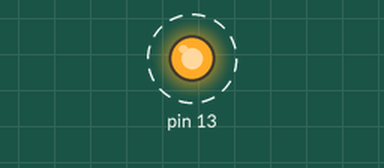
The sketch below on a simulated Arduino Uno, built with avr-gcc and run on an emulated ATmega328P. On the bench: output pins drawn as LEDs (lit = HIGH). Dashed ring = blinking.

Above: at 0.05 s.
Timing chart, 0 to 3.0 s (numbered marks = the images above):
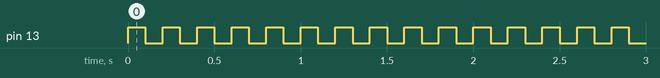

Measured:
- by itself, pin 13: alternates HIGH for 0.10 s and LOW for 0.10 s

The sketch:

arduino_code_for_serial_connections.ino
```cpp
int incomingByte = 0;   // for incoming serial data
int time_between = 100;

constexpr uint8_t n_lights = 10;
uint8_t buffer_array[n_lights];
static constexpr uint8_t startChar = 0; // or '!', or whatever your start character is

void setup() {
    Serial.begin(9600);     // opens serial port, sets data rate to 9600 bps

  // initialize digital pin 13 as an output.
  pinMode(13, OUTPUT);
   for (int i=0; i < 9; i++){
      buffer_array[i] = 100;
   }
}

void loop() {

    digitalWrite(13, HIGH);
    delay(time_between);
    digitalWrite(13, LOW);
    delay(time_between);

    // send data only when you receive data:

    //boolean storeString = false; //This will be our flag to put the data in our buffer
    //int index = 0;  //Initialize our index variable
    getLightLevels( buffer_array, sizeof( buffer_array));
    time_between = buffer_array[1];

}


void getLightLevels(uint8_t* buf, size_t buflen) {
      if (buf == nullptr) { return; }
      if (Serial.available() < (buflen + 1)) { return; }
      bool storeString = false;
      auto index = 0U;
      while(Serial.available() > 0){
        if (index == buflen) { break; }  // Reached the end of the array

        char incomingbyte = Serial.read();
        if(incomingbyte==startChar){
            storeString = true;
            continue;

        }
        if(storeString){
            buf[index++] = incomingbyte - 1;

        }
    }
}


/*
 *

# python code for sending serial

import serial
import time
import struct

ArduinoSerial = serial.Serial('COM14', 9600, parity = serial.PARITY_NONE, stopbits = serial.STOPBITS_ONE, bytesize = serial.EIGHTBITS, timeout=10)

# need to sleep so for serail to start
time.sleep(3)

#ArduinoSerial.write( b"$" )

in_array = [i*14 for i in range(8)]
in_array[1] = 200

def send_array(port, in_arr):
    if not len(in_arr) == 8:
        raise(ValueError("list has length "+ str(len(in_arr))+ "- it should be 8"))
    port.write(struct.pack('>B', 0))
    for i in range(len(in_arr)):
        if int(in_arr[i]) < 0 or int(in_arr[i]) > 255:
            raise(ValueError("invalid level at" + str(i) + " value " + str(int(in_arr[i])) ))
        send_value = int(in_arr[i])
        send_value = send_value + 1 # to avoid hitting 0 start bit
        send_value = min(send_value, 255) # to stop it sending 256 values once incremented
        port.write(struct.pack('>B', send_value))

send_array(ArduinoSerial, in_array)
# ArduinoSerial.write(struct.pack('>B', 0))s
# ArduinoSerial.write(struct.pack('>B', 0))

ArduinoSerial.close

*/
 
```
